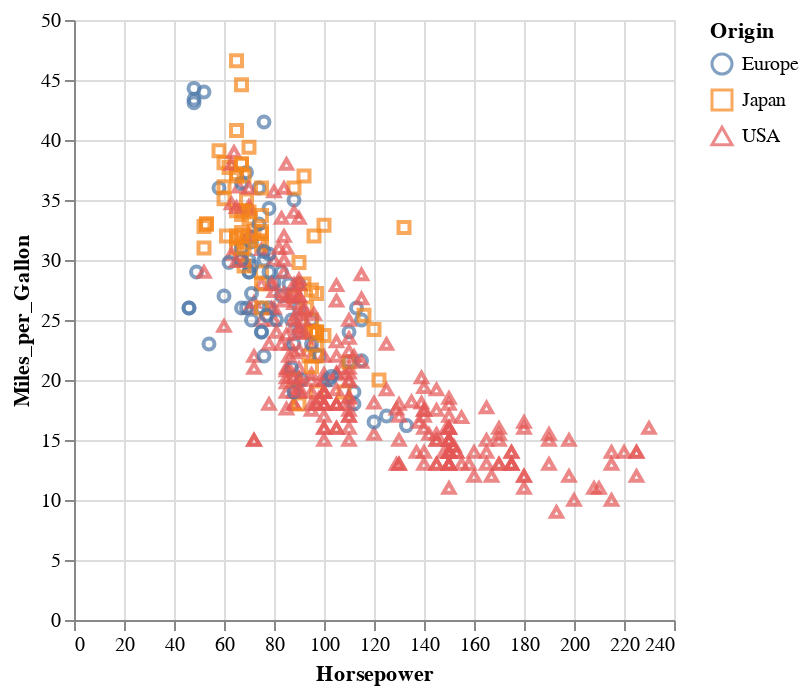

Notebook code for this chart:
### Code cell
# Agora definimos dois canais visuais para a diferença de um mesmo atributo, origin.
alt.Chart(cars).mark_point().encode(
    x='Horsepower',
    y='Miles_per_Gallon',
    color='Origin',
    shape='Origin',
)

### Figure 1 — Vega-Lite specification as saved in the notebook (floating-point values rounded to 4 significant figures; data arrays with more than 128 entries replaced by an {"elided": "..."} marker saying what was removed)
{"config": {"view": {"continuousWidth": 300, "continuousHeight": 300}}, "data": {"name": "data-f02450ab61490a1363517a0190416235"}, "mark": {"type": "point"}, "encoding": {"color": {"field": "Origin", "type": "nominal"}, "shape": {"field": "Origin", "type": "nominal"}, "x": {"field": "Horsepower", "type": "quantitative"}, "y": {"field": "Miles_per_Gallon", "type": "quantitative"}}, "$schema": "https://vega.github.io/schema/vega-lite/v5.14.1.json", "datasets": {"data-f02450ab61490a1363517a0190416235": {"elided": "406 records"}}}
